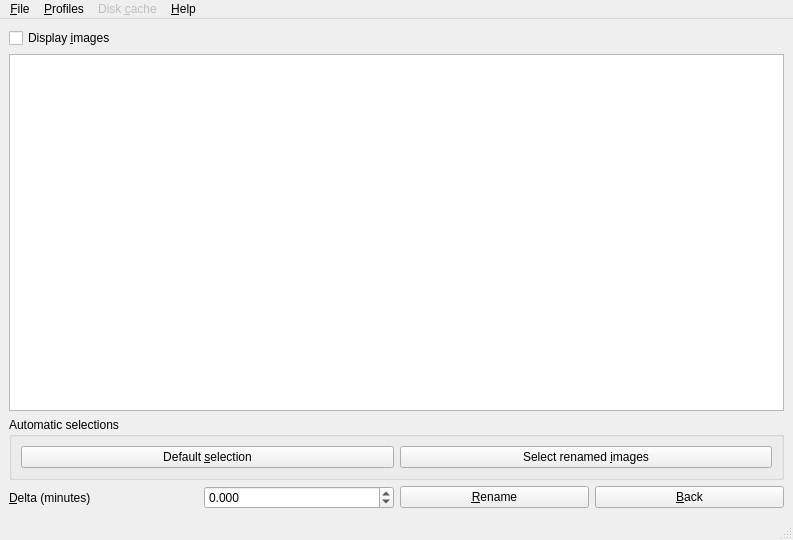
<?xml version="1.0" encoding="UTF-8"?>
<ui version="4.0">
 <class>MainWindow</class>
 <widget class="QMainWindow" name="MainWindow">
  <property name="geometry">
   <rect>
    <x>0</x>
    <y>0</y>
    <width>793</width>
    <height>540</height>
   </rect>
  </property>
  <property name="windowTitle">
   <string>QtImgren</string>
  </property>
  <widget class="QWidget" name="centralWidget">
   <layout class="QHBoxLayout" name="horizontalLayout_3">
    <item>
     <layout class="QVBoxLayout" name="verticalLayout_2">
      <item>
       <widget class="QCheckBox" name="images_display">
        <property name="sizePolicy">
         <sizepolicy hsizetype="Expanding" vsizetype="Fixed">
          <horstretch>0</horstretch>
          <verstretch>0</verstretch>
         </sizepolicy>
        </property>
        <property name="text">
         <string>Display &amp;images</string>
        </property>
       </widget>
      </item>
      <item>
       <widget class="View" name="tableView">
        <property name="sizePolicy">
         <sizepolicy hsizetype="Preferred" vsizetype="Expanding">
          <horstretch>0</horstretch>
          <verstretch>0</verstretch>
         </sizepolicy>
        </property>
        <property name="selectionBehavior">
         <enum>QAbstractItemView::SelectionBehavior::SelectRows</enum>
        </property>
        <attribute name="horizontalHeaderStretchLastSection">
         <bool>true</bool>
        </attribute>
       </widget>
      </item>
      <item>
       <widget class="QGroupBox" name="groupBox">
        <property name="title">
         <string>Automatic selections</string>
        </property>
        <layout class="QVBoxLayout" name="verticalLayout">
         <item>
          <layout class="QHBoxLayout" name="horizontalLayout_2">
           <item>
            <widget class="QPushButton" name="reset">
             <property name="text">
              <string>Default &amp;selection</string>
             </property>
            </widget>
           </item>
           <item>
            <widget class="QPushButton" name="renamed">
             <property name="text">
              <string>Select renamed &amp;images</string>
             </property>
            </widget>
           </item>
          </layout>
         </item>
        </layout>
       </widget>
      </item>
      <item>
       <layout class="QHBoxLayout" name="horizontalLayout">
        <item>
         <widget class="QLabel" name="label">
          <property name="text">
           <string>&amp;Delta (minutes)</string>
          </property>
          <property name="buddy">
           <cstring>delta</cstring>
          </property>
         </widget>
        </item>
        <item>
         <widget class="QDoubleSpinBox" name="delta">
          <property name="decimals">
           <number>3</number>
          </property>
          <property name="minimum">
           <double>-14400.000000000000000</double>
          </property>
          <property name="maximum">
           <double>14400.000000000000000</double>
          </property>
         </widget>
        </item>
        <item>
         <widget class="QPushButton" name="rename">
          <property name="text">
           <string>&amp;Rename</string>
          </property>
         </widget>
        </item>
        <item>
         <widget class="QPushButton" name="back">
          <property name="text">
           <string>&amp;Back</string>
          </property>
         </widget>
        </item>
       </layout>
      </item>
     </layout>
    </item>
   </layout>
  </widget>
  <widget class="QMenuBar" name="menuBar">
   <property name="geometry">
    <rect>
     <x>0</x>
     <y>0</y>
     <width>793</width>
     <height>33</height>
    </rect>
   </property>
   <widget class="QMenu" name="menu_File">
    <property name="title">
     <string>&amp;File</string>
    </property>
    <addaction name="action_merge"/>
    <addaction name="action_settings"/>
    <addaction name="separator"/>
    <addaction name="action_quit"/>
   </widget>
   <widget class="QMenu" name="menu_Help">
    <property name="title">
     <string>&amp;Help</string>
    </property>
    <addaction name="action_about"/>
    <addaction name="action_about_qt"/>
   </widget>
   <widget class="QMenu" name="menu_Profiles">
    <property name="title">
     <string>&amp;Profiles</string>
    </property>
    <addaction name="action_new_profile"/>
    <addaction name="separator"/>
    <addaction name="separator"/>
    <addaction name="action_manage_profiles"/>
   </widget>
   <widget class="QMenu" name="menuDisk_cache">
    <property name="enabled">
     <bool>false</bool>
    </property>
    <property name="title">
     <string>Disk &amp;cache</string>
    </property>
    <addaction name="action_Informations"/>
    <addaction name="separator"/>
    <addaction name="action_Clean"/>
    <addaction name="action_Reset"/>
   </widget>
   <addaction name="menu_File"/>
   <addaction name="menu_Profiles"/>
   <addaction name="menuDisk_cache"/>
   <addaction name="menu_Help"/>
  </widget>
  <widget class="QStatusBar" name="statusBar"/>
  <action name="action_quit">
   <property name="text">
    <string>&amp;Quit</string>
   </property>
   <property name="statusTip">
    <string>Exit from the application</string>
   </property>
  </action>
  <action name="action_about">
   <property name="text">
    <string>&amp;About</string>
   </property>
   <property name="statusTip">
    <string>Version information for QtImgren</string>
   </property>
  </action>
  <action name="action_about_qt">
   <property name="text">
    <string>About &amp;Qt</string>
   </property>
   <property name="statusTip">
    <string>Information about the underlying Qt framework</string>
   </property>
  </action>
  <action name="action_new_profile">
   <property name="text">
    <string>&amp;New profile</string>
   </property>
   <property name="statusTip">
    <string>Create a new profile</string>
   </property>
  </action>
  <action name="action_manage_profiles">
   <property name="text">
    <string>&amp;Manage profiles</string>
   </property>
   <property name="statusTip">
    <string>Edit or remove existing profiles</string>
   </property>
  </action>
  <action name="actionChange_Folder">
   <property name="text">
    <string>Change &amp;Folder</string>
   </property>
  </action>
  <action name="action_merge">
   <property name="enabled">
    <bool>true</bool>
   </property>
   <property name="text">
    <string>&amp;Merge</string>
   </property>
   <property name="statusTip">
    <string>Merge pictures from another folder</string>
   </property>
  </action>
  <action name="action_settings">
   <property name="text">
    <string>&amp;Settings</string>
   </property>
   <property name="statusTip">
    <string>Configure the language and cache</string>
   </property>
  </action>
  <action name="action_Clean">
   <property name="text">
    <string>&amp;Clean</string>
   </property>
   <property name="statusTip">
    <string>Remove unused entries from the cache</string>
   </property>
  </action>
  <action name="action_Reset">
   <property name="text">
    <string>&amp;Reset</string>
   </property>
   <property name="statusTip">
    <string>Purge all entries from the cache</string>
   </property>
  </action>
  <action name="action_Informations">
   <property name="text">
    <string>&amp;Informations</string>
   </property>
   <property name="statusTip">
    <string>Cache informations</string>
   </property>
  </action>
 </widget>
 <customwidgets>
  <customwidget>
   <class>View</class>
   <extends>QTableView</extends>
   <header>.main_view.h</header>
   <slots>
    <slot>delta_changed(double)</slot>
    <slot>rename()</slot>
    <slot>back()</slot>
    <slot>reset_selection()</slot>
    <slot>select_renamed()</slot>
    <slot>display_images(bool)</slot>
    <slot>cache_clean()</slot>
    <slot>cache_reset()</slot>
    <slot>cache_info()</slot>
   </slots>
  </customwidget>
 </customwidgets>
 <tabstops>
  <tabstop>tableView</tabstop>
  <tabstop>delta</tabstop>
  <tabstop>rename</tabstop>
  <tabstop>back</tabstop>
 </tabstops>
 <resources/>
 <connections>
  <connection>
   <sender>action_quit</sender>
   <signal>triggered()</signal>
   <receiver>MainWindow</receiver>
   <slot>close()</slot>
   <hints>
    <hint type="sourcelabel">
     <x>-1</x>
     <y>-1</y>
    </hint>
    <hint type="destinationlabel">
     <x>399</x>
     <y>299</y>
    </hint>
   </hints>
  </connection>
  <connection>
   <sender>delta</sender>
   <signal>valueChanged(double)</signal>
   <receiver>tableView</receiver>
   <slot>delta_changed(double)</slot>
   <hints>
    <hint type="sourcelabel">
     <x>267</x>
     <y>511</y>
    </hint>
    <hint type="destinationlabel">
     <x>279</x>
     <y>413</y>
    </hint>
   </hints>
  </connection>
  <connection>
   <sender>rename</sender>
   <signal>clicked()</signal>
   <receiver>tableView</receiver>
   <slot>rename()</slot>
   <hints>
    <hint type="sourcelabel">
     <x>586</x>
     <y>526</y>
    </hint>
    <hint type="destinationlabel">
     <x>482</x>
     <y>413</y>
    </hint>
   </hints>
  </connection>
  <connection>
   <sender>back</sender>
   <signal>clicked()</signal>
   <receiver>tableView</receiver>
   <slot>back()</slot>
   <hints>
    <hint type="sourcelabel">
     <x>669</x>
     <y>513</y>
    </hint>
    <hint type="destinationlabel">
     <x>680</x>
     <y>413</y>
    </hint>
   </hints>
  </connection>
  <connection>
   <sender>reset</sender>
   <signal>clicked()</signal>
   <receiver>tableView</receiver>
   <slot>reset_selection()</slot>
   <hints>
    <hint type="sourcelabel">
     <x>392</x>
     <y>477</y>
    </hint>
    <hint type="destinationlabel">
     <x>387</x>
     <y>413</y>
    </hint>
   </hints>
  </connection>
  <connection>
   <sender>renamed</sender>
   <signal>clicked()</signal>
   <receiver>tableView</receiver>
   <slot>select_renamed()</slot>
   <hints>
    <hint type="sourcelabel">
     <x>771</x>
     <y>487</y>
    </hint>
    <hint type="destinationlabel">
     <x>573</x>
     <y>373</y>
    </hint>
   </hints>
  </connection>
  <connection>
   <sender>images_display</sender>
   <signal>clicked(bool)</signal>
   <receiver>tableView</receiver>
   <slot>display_images(bool)</slot>
   <hints>
    <hint type="sourcelabel">
     <x>69</x>
     <y>43</y>
    </hint>
    <hint type="destinationlabel">
     <x>75</x>
     <y>65</y>
    </hint>
   </hints>
  </connection>
  <connection>
   <sender>action_Clean</sender>
   <signal>triggered()</signal>
   <receiver>tableView</receiver>
   <slot>cache_clean()</slot>
   <hints>
    <hint type="sourcelabel">
     <x>-1</x>
     <y>-1</y>
    </hint>
    <hint type="destinationlabel">
     <x>396</x>
     <y>238</y>
    </hint>
   </hints>
  </connection>
  <connection>
   <sender>action_Reset</sender>
   <signal>triggered()</signal>
   <receiver>tableView</receiver>
   <slot>cache_reset()</slot>
   <hints>
    <hint type="sourcelabel">
     <x>-1</x>
     <y>-1</y>
    </hint>
    <hint type="destinationlabel">
     <x>396</x>
     <y>238</y>
    </hint>
   </hints>
  </connection>
  <connection>
   <sender>action_Informations</sender>
   <signal>triggered()</signal>
   <receiver>tableView</receiver>
   <slot>cache_info()</slot>
   <hints>
    <hint type="sourcelabel">
     <x>-1</x>
     <y>-1</y>
    </hint>
    <hint type="destinationlabel">
     <x>396</x>
     <y>238</y>
    </hint>
   </hints>
  </connection>
 </connections>
</ui>
